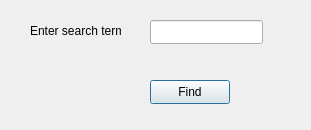
<?xml version="1.0" encoding="UTF-8"?>
<ui version="4.0">
 <class>findDialog</class>
 <widget class="QDialog" name="findDialog">
  <property name="geometry">
   <rect>
    <x>0</x>
    <y>0</y>
    <width>311</width>
    <height>130</height>
   </rect>
  </property>
  <property name="windowTitle">
   <string>Dialog</string>
  </property>
  <widget class="QLabel" name="label">
   <property name="geometry">
    <rect>
     <x>30</x>
     <y>20</y>
     <width>91</width>
     <height>21</height>
    </rect>
   </property>
   <property name="text">
    <string>Enter search term</string>
   </property>
  </widget>
  <widget class="QLineEdit" name="lineEdit">
   <property name="geometry">
    <rect>
     <x>150</x>
     <y>20</y>
     <width>113</width>
     <height>24</height>
    </rect>
   </property>
  </widget>
  <widget class="QPushButton" name="pushButton">
   <property name="geometry">
    <rect>
     <x>150</x>
     <y>80</y>
     <width>80</width>
     <height>24</height>
    </rect>
   </property>
   <property name="text">
    <string>Find</string>
   </property>
  </widget>
 </widget>
 <resources/>
 <connections/>
</ui>
